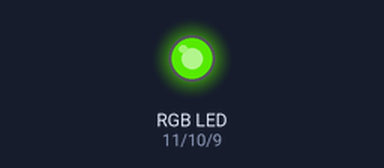
This sketch was run on a simulated Arduino Uno, built with avr-gcc and run on an emulated ATmega328P. Shown: an RGB LED mixed from three pins (HIGH = lit). Dim RGB values are drawn brighter than linear.

Above: at 0.15 s.
Timing chart, 0 to 0.1 s (numbered marks = the images above):
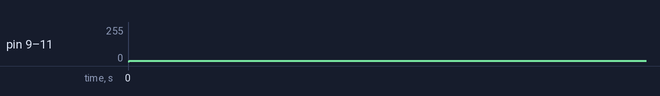

The sketch:

Led_RGB_PWM.ino
```cpp
/*
* Code for cross-fading 3 LEDs, red, green and blue, or one tri-color LED, using PWM
* The program cross-fades slowly from red to green, green to blue, and blue to red
* The debugging code assumes Arduino 0004, as it uses the new Serial.begin()-style functions
* Clay Shirky <clay.shirky@nyu.edu>
*/

// Output
int redPin   = 11;   // Red LED,   connected to digital pin 9
int greenPin = 10;  // Green LED, connected to digital pin 10
int bluePin  = 9;  // Blue LED,  connected to digital pin 11

// Program variables
int redVal   = 255; // Variables to store the values to send to the pins
int greenVal = 1;   // Initial values are Red full, Green and Blue off
int blueVal  = 1;

int i = 0;     // Loop counter
int wait = 0; // 50ms (.05 second) delay; shorten for faster fades
int DEBUG = 0; // DEBUG counter; if set to 1, will write values back via serial

void setup()
{
  pinMode(redPin,   OUTPUT);   // sets the pins as output
  pinMode(greenPin, OUTPUT);
  pinMode(bluePin,  OUTPUT);
  if (DEBUG) {           // If we want to see the pin values for debugging...
    Serial.begin(9600);  // ...set up the serial ouput on 0004 style
  }
}

// Main program
void loop()
{
  i += 1;      // Increment counter
  if (i < 255) // First phase of fades
  {
    redVal   -= 1; // Red down
    greenVal += 1; // Green up
    blueVal   = 1; // Blue low
  }
  else if (i < 509) // Second phase of fades
  {
    redVal    = 1; // Red low
    greenVal -= 1; // Green down
    blueVal  += 1; // Blue up
  }
  else if (i < 763) // Third phase of fades
  {
    redVal  += 1; // Red up
    greenVal = 1; // Green low
    blueVal -= 1; // Blue down
  }
  else // Re-set the counter, and start the fades again
  {
    i = 1;
  }

  analogWrite(redPin,   redVal);   // Write current values to LED pins
  analogWrite(greenPin, greenVal);
  analogWrite(bluePin,  blueVal);

  if (DEBUG) { // If we want to read the output
    DEBUG += 1;     // Increment the DEBUG counter
    if (DEBUG > 10) // Print every 10 loops
    {
      DEBUG = 1;     // Reset the counter

      Serial.print(i);       // Serial commands in 0004 style
      Serial.print("\t");    // Print a tab
      Serial.print("R:");    // Indicate that output is red value
      Serial.print(redVal);  // Print red value
      Serial.print("\t");    // Print a tab
      Serial.print("G:");    // Repeat for green and blue...
      Serial.print(greenVal);
      Serial.print("\t");
      Serial.print("B:");
      Serial.println(blueVal); // println, to end with a carriage return
    }
  }
  delay(wait); // Pause for 'wait' milliseconds before resuming the loop
}
```

Measured:
- by itself, pin 9 (bluePin): 0/255 → 1/255 at 0.00 s
- by itself, pin 10 (greenPin): 0/255 → 1/255 at 0.02 s
- by itself, pin 11 (redPin): 0/255 → 1/255 at 0.01 s
